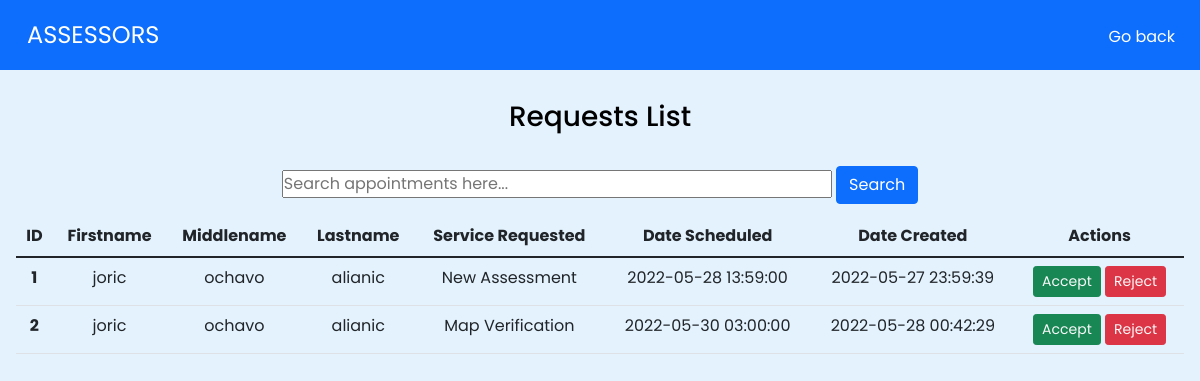
/request_admin.php (signed in), run on the app's committed database.
### tables this page shows
CREATE TABLE `requests` (
  `id` int(11) NOT NULL,
  `username` varchar(255) NOT NULL,
  `firstname` varchar(255) NOT NULL,
  `middlename` varchar(255) NOT NULL,
  `lastname` varchar(255) NOT NULL,
  `email` varchar(255) NOT NULL,
  `contact` int(255) NOT NULL,
  `address` varchar(255) NOT NULL,
  `service_request` varchar(255) NOT NULL,
  `message` varchar(255) NOT NULL,
  `status` int(11) NOT NULL DEFAULT 0,
  `date_sched` datetime NOT NULL,
  `date_created` datetime NOT NULL DEFAULT current_timestamp()
);

### request_admin.php (the view, shortened to what this page needs)
<!DOCTYPE html>
<html lang="en">
<head>
    <link href="https://cdn.jsdelivr.net/npm/bootstrap@5.1.3/dist/css/bootstrap.min.css" rel="stylesheet">
    <link rel="stylesheet" href="https://stackpath.bootstrapcdn.com/font-awesome/4.7.0/css/font-awesome.min.com">
    <link rel="stylesheet" type="text/css" href="style.home.css">
    <link rel="stylesheet" href="https://cdn.jsdelivr.net/npm/bootstrap-icons@1.7.2/font/bootstrap-icons.css">
</head>
<body>
<nav class="navbar navbar-light bg-primary fixed-top">
  <div class="container-fluid">
    <a class="navbar-brand" href="#" style="color: #fff;">ASSESSORS</a>
    <div class="btn">
    <p class="main-page-text"><a href="admin.php">Go back</a></p>
    </div>
  </div>
</nav>
<div class="header">
<h3>Requests List</h3>
</div>
<br>
    <div class="searchform">
        <form action="" method="GET">
        <input class="form-search" style="width: 550px;"name="search" value="<?php if(isset($_GET['search'])){echo $_GET['search'];}?>" type="search" placeholder="Search appointments here...">
        <button class="btn btn-primary" type="submit">Search</button>
        </form>
    </div>
<br>
<br>
<br>
<br>
<div class="card-body">
    <div class="table-responsive">
    <table class="table">
  <thead>
    <tr>
      <th scope="col">ID</th>
      <th scope="col">Firstname</th>
      <th scope="col">Middlename</th>
      <th scope="col">Lastname</th>
      <th scope="col">Service Requested</th>
      <th scope="col">Date Scheduled</th>
      <th scope="col">Date Created</th>
      <th scope="col">Actions</th>
    </tr>
  </thead>
  <tbody>
            <?php
                require('config.php');
                $id = 1;
                $sql_get = mysqli_query($conn,"SELECT * FROM requests where status=1");
                while($main_result = mysqli_fetch_assoc($sql_get)) :?>
                    <tr>
                        <th scope="row"><?php echo $id++; ?></th>
                        <td><?php echo $main_result['firstname']?></td>
                        <td><?php echo $main_result['middlename']?></td>
                        <td><?php echo $main_result['lastname']?></td>
                        <td><?php echo $main_result['service_request']?></td>
                        <td><?php echo $main_result['date_sched']?></td>
                        <td><?php echo $main_result['date_created']?></td>
                        <td name="actions">
                            <button class="btn btn-success btn-sm text-light" type="accept" style="text-decoration:none;">Accept</button>
                            <button class="btn btn-danger btn-sm" type="delete" ><a class="text-light" style="text-decoration:none;" href="delete_request.php?id=<?php echo $main_result['id'];?>">Reject</a></button>
                        </td>
                    </tr>
            <?php endwhile ?>
  </tbody>
</table>
    </div>
</div>
</body>
</html>

### style.home.css (style rules this page uses)
* { margin: 0%; padding: 0%; box-sizing: border-box; font-family: 'Poppins', sans-serif; }
.navbar-brand { margin-left: 15px; }

### request_admin.php (style rules this page uses)
body { background: #e3f2fd; text-decoration: none; }
.navbar-brand { color: #fff; font-size:x-large; }
.navbar .btn { position: relative; top: 10px; }
.main-page-text a { text-decoration: none; color: #fff; }
.header h3 { text-align: center; position: relative; top: 100px; color:black; }
.searchform { position: relative; top: 100px; text-align: center; }
.card-body { position: relative; text-align: center; }

### data on the page
requests: firstname "joric", middlename "ochavo", lastname "alianic", service_request "New Assessment", date_sched "2022-05-28 13:59:00", date_created "2022-05-27 23:59:39"
requests: firstname "joric", middlename "ochavo", lastname "alianic", service_request "Map Verification", date_sched "2022-05-30 03:00:00", date_created "2022-05-28 00:42:29"
